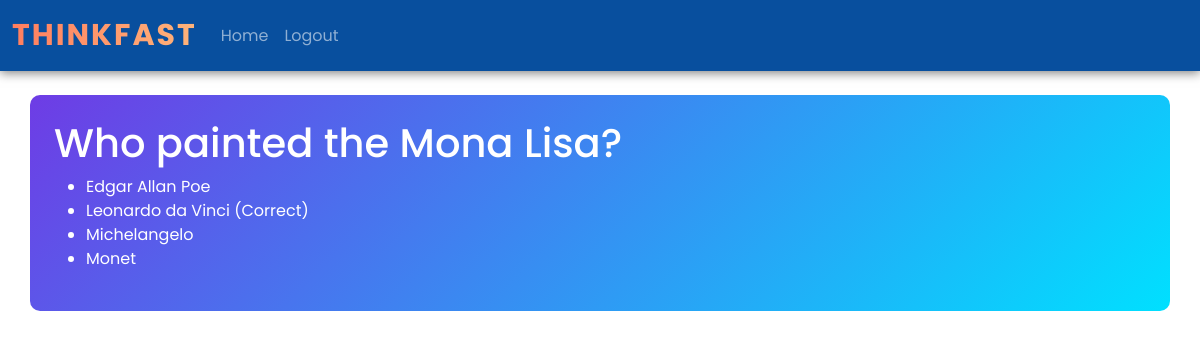
Page /quiz/question/1/answers/ (signed in) on the committed database.
### quiz/models.py (models this page shows, shortened)
class Question(models.Model):
    category = models.ForeignKey(Category, on_delete=models.CASCADE, related_name="question_category")
    question = models.CharField(max_length=200)

class Answer(models.Model):
    question = models.ForeignKey(Question, on_delete=models.CASCADE, related_name="question_answers")
    answer = models.CharField(max_length=100)
    is_correct = models.BooleanField(default=False)

### quiz/views.py (the view)
# urls.py: path('question/<int:question_id>/answers/', answer_list, name='answer_list'),
@login_required
def answer_list(request, question_id):
    question = get_object_or_404(Question, id = question_id)
    answers = Answer.objects.filter(question = question)
    return render(request, template_name="quiz/answer_list.html", context={
        'question' : question,
        'answers' : answers
    })

### quiz/templates/quiz/answer_list.html
{% extends 'quiz/base.html' %}
{% load bootstrap5 %}
{% block content %}
    <h1>{{ question.question }}</h1>
    <ul>
    {% for answer in answers %}
        <li>{{ answer.answer }} {% if answer.is_correct %}(Correct){% endif %}</li>
    {% endfor %}
    </ul>
{% endblock %}

### rows in the picture
Question: question "Who painted the Mona Lisa?"
Answer: answer "Edgar Allan Poe"
Answer: answer "Leonardo da Vinci", is_correct "(Correct)"
Answer: answer "Michelangelo"
Answer: answer "Monet"
